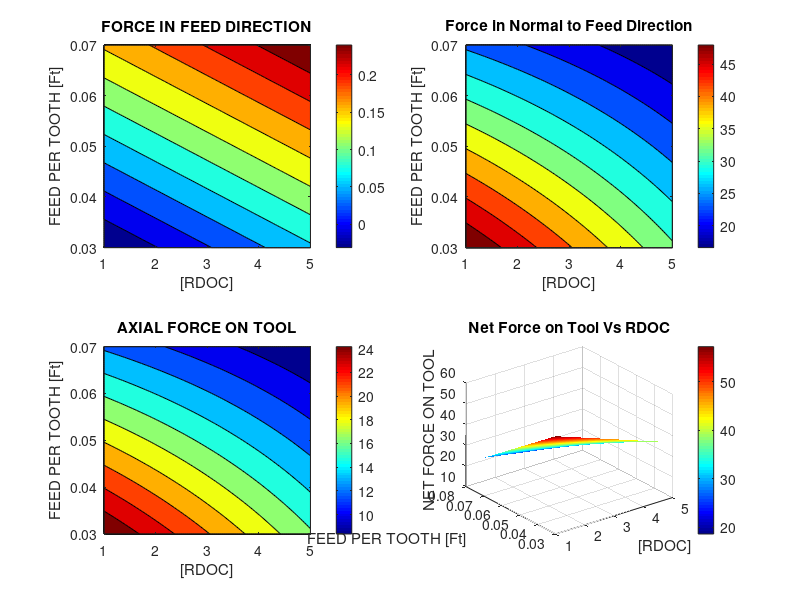
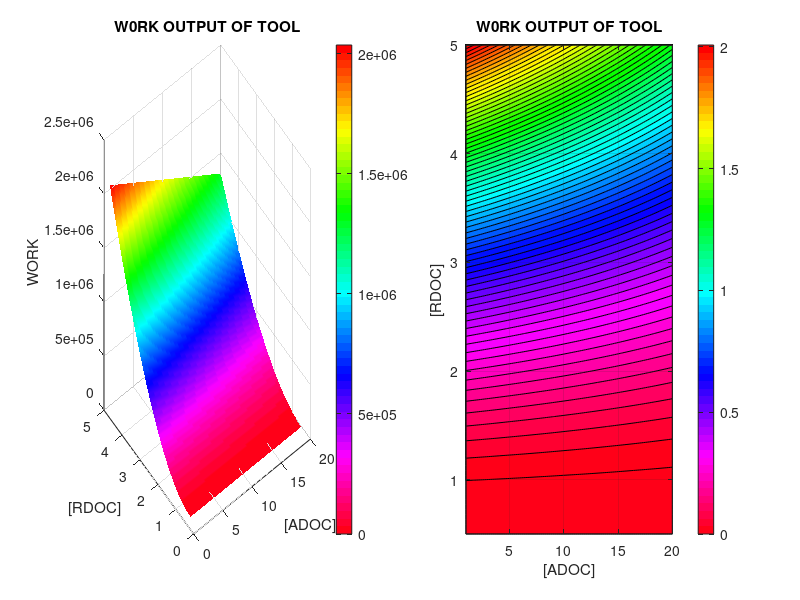

The MATLAB source for these figures, in order:
clcclear alld = 10 ; %in mm, the dia of tool ##ft = 0.03:0.01:0.07 %in mm##ae = [0.5*d:0.01:0.10*d];##ap = [0.5*d:0.01:2*d];##[ap, ae] = meshgrid(0.5*d:0.01:2*d, 0.5*d:0.01:0.10*d );[ae,ft] = meshgrid(0.1*d:0.04:0.5*d, 0.03:0.0004:0.07)figure(1)subplot(2,2,1)Ff = -202.59 + 4848.57*ft + 26*ae;contourf(ae, ft, Ff/1000)xlabel('[RDOC]')ylabel('FEED PER TOOTH [Ft]')zlabel('Force in Feed Direction')title('FORCE IN FEED DIRECTION')colormap jet, shading interpcolorbarsubplot (2,2,2)Ffn = -66 + 9240*ft + 50*ae + 586.71*(ft-0.108)*(ae-12);contourf(ae, ft, Ffn/1000)title('Force in Normal to Feed Direction')xlabel('[RDOC]')ylabel('FEED PER TOOTH [Ft]')zlabel('Force in normal to Feed Direction')colormap jet,shading interpcolorbarsubplot (2,2,3)Fa = -58.95 + 5652.38*ft + 15.62*ae + 295.71*(ft-0.108)*(ae-12);contourf(ae, ft, Fa/1000)xlabel('[RDOC]')ylabel('FEED PER TOOTH [Ft]')zlabel('Axial Force')title('AXIAL FORCE ON TOOL')colormap jet,shading interpcolorbarsubplot (2,2,4)fnet = sqrt(Ff.^2 + Ffn.^2+ Fa.^2);surf(ae, ft, fnet/1000)xlabel('[RDOC]')ylabel('FEED PER TOOTH [Ft]')zlabel('NET FORCE ON TOOL')title('Net Force on Tool Vs RDOC')colormap jet,shading interpcolorbarm = min(fnet(:));n = max(fnet(:));t = (n-m)/100;ae = [0.5:0.045:5];ap = [1:0.19:20];figure (2)work = cumtrapz(ae,cumtrapz(ap,fnet));subplot(1,2,1)surf(ap,ae,work)colormap jet, shading interpxlabel('[ADOC]')ylabel('[RDOC]')zlabel('WORK')title('W0RK OUTPUT OF TOOL')colorbarsubplot(1,2,2)contourf(ap,ae,work./1e6,70)xlabel('[ADOC]')ylabel('[RDOC]')grid ontitle('W0RK OUTPUT OF TOOL')colormap (flipud(hsv))colorbar